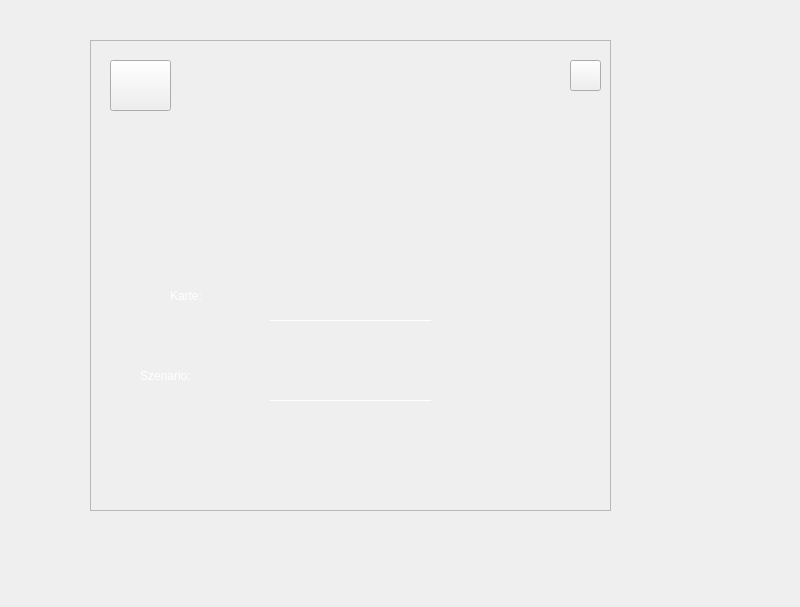
<?xml version="1.0" encoding="UTF-8"?>
<ui version="4.0">
 <class>Aufgabe1_MainWindow</class>
 <widget class="QMainWindow" name="Aufgabe1_MainWindow">
  <property name="geometry">
   <rect>
    <x>0</x>
    <y>0</y>
    <width>800</width>
    <height>607</height>
   </rect>
  </property>
  <property name="windowTitle">
   <string>MainWindow</string>
  </property>
  <widget class="QWidget" name="centralwidget">
   <widget class="QFrame" name="Aufgabe1_frame">
    <property name="enabled">
     <bool>true</bool>
    </property>
    <property name="geometry">
     <rect>
      <x>90</x>
      <y>40</y>
      <width>521</width>
      <height>471</height>
     </rect>
    </property>
    <property name="minimumSize">
     <size>
      <width>521</width>
      <height>431</height>
     </size>
    </property>
    <property name="styleSheet">
     <string notr="true">#Aufgabe1_frame{
	border-image: url(:/bild/icons/earth.jpg);
}
</string>
    </property>
    <property name="frameShape">
     <enum>QFrame::StyledPanel</enum>
    </property>
    <property name="frameShadow">
     <enum>QFrame::Raised</enum>
    </property>
    <widget class="QLabel" name="label">
     <property name="geometry">
      <rect>
       <x>80</x>
       <y>230</y>
       <width>111</width>
       <height>51</height>
      </rect>
     </property>
     <property name="styleSheet">
      <string notr="true">font: 17pt &quot;Lucida Calligraphy&quot;;
color: rgb(255, 255, 255);</string>
     </property>
     <property name="text">
      <string>Karte:</string>
     </property>
    </widget>
    <widget class="QLineEdit" name="K_lineEdit">
     <property name="geometry">
      <rect>
       <x>180</x>
       <y>230</y>
       <width>161</width>
       <height>51</height>
      </rect>
     </property>
     <property name="styleSheet">
      <string notr="true">QLineEdit{
	font: 23pt &quot;Lucida Calligraphy&quot;;;
	color: rgb(255, 255, 255);
	background-color: rgba(255, 255, 255,0);
	border:none;
	border-bottom:1px solid white;
}</string>
     </property>
    </widget>
    <widget class="QLabel" name="label_2">
     <property name="geometry">
      <rect>
       <x>50</x>
       <y>310</y>
       <width>111</width>
       <height>51</height>
      </rect>
     </property>
     <property name="styleSheet">
      <string notr="true">font: 17pt &quot;Lucida Calligraphy&quot;;
color: rgb(255, 255, 255);</string>
     </property>
     <property name="text">
      <string>Szenario:</string>
     </property>
    </widget>
    <widget class="QLineEdit" name="S_lineEdit">
     <property name="geometry">
      <rect>
       <x>180</x>
       <y>310</y>
       <width>161</width>
       <height>51</height>
      </rect>
     </property>
     <property name="styleSheet">
      <string notr="true">QLineEdit{
	font: 23pt &quot;Lucida Calligraphy&quot;;;
	color: rgb(255, 255, 255);
	background-color: rgba(255, 255, 255,0);
	border:none;
	border-bottom:1px solid white;
}</string>
     </property>
    </widget>
    <widget class="QPushButton" name="sub_1">
     <property name="enabled">
      <bool>false</bool>
     </property>
     <property name="geometry">
      <rect>
       <x>360</x>
       <y>300</y>
       <width>141</width>
       <height>51</height>
      </rect>
     </property>
     <property name="styleSheet">
      <string notr="true">QPushButton{
	font: 13pt &quot;Lucida Calligraphy&quot;;
	color: rgb(255, 255, 255);
	border-radius:7px;
}

QPushButton:disabled {
	font: 13pt &quot;Lucida Calligraphy&quot;;
	color: rgba(255, 255, 255,0);
	border-radius:7px;
}
QPushButton:pressed{
	padding-top:5px;
    padding-left:5px
}
</string>
     </property>
     <property name="text">
      <string>Bestätigen</string>
     </property>
    </widget>
    <widget class="QPushButton" name="pushButton">
     <property name="geometry">
      <rect>
       <x>480</x>
       <y>20</y>
       <width>31</width>
       <height>31</height>
      </rect>
     </property>
     <property name="styleSheet">
      <string notr="true">border-image: url(:/bild/icons/close.webp);</string>
     </property>
     <property name="text">
      <string/>
     </property>
    </widget>
    <widget class="QPushButton" name="Aufgabe1_back_btn">
     <property name="geometry">
      <rect>
       <x>20</x>
       <y>20</y>
       <width>61</width>
       <height>51</height>
      </rect>
     </property>
     <property name="styleSheet">
      <string notr="true">border-image: url(:/bild/icons/arrow.png);
</string>
     </property>
     <property name="text">
      <string/>
     </property>
    </widget>
   </widget>
  </widget>
 </widget>
 <resources>
  <include location="res22.qrc"/>
 </resources>
 <connections>
  <connection>
   <sender>pushButton</sender>
   <signal>clicked()</signal>
   <receiver>Aufgabe1_MainWindow</receiver>
   <slot>close()</slot>
   <hints>
    <hint type="sourcelabel">
     <x>556</x>
     <y>94</y>
    </hint>
    <hint type="destinationlabel">
     <x>644</x>
     <y>123</y>
    </hint>
   </hints>
  </connection>
 </connections>
 <slots>
  <slot>enable_submit_btn()</slot>
 </slots>
</ui>
